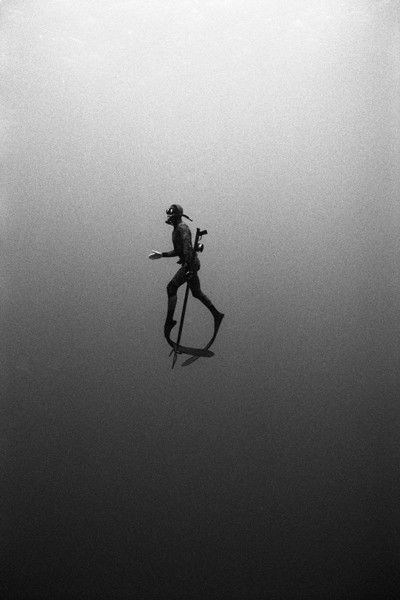
#> input picture 6.16/sea.jpg, 400 x 600 px
$ python decoder_image.py
#> lines starting #> are read from the running program, lines starting #| are printed output that depends on the picture
from PIL import Image, ImageDraw, ImageFont
import numpy as np


# IMAGE AFTER QUANTIZATION (DIVISION)
#                4     pixel_array
def quantization(int1, quant_array):
    for i in range(height):
        quant_array[i][:] = [x / int1 for x in quant_array[i]]         # division all elements in array for quantization
    print('\n\n\n\n  After the quantization\n', quant_array)         # print the quantum array
    im = Image.fromarray(quant_array)   # retrieve data from quantum array back to image

    type_font = ImageFont.truetype("arial.ttf", 20)
    draw = ImageDraw.Draw(im)
    draw.text(xy=(120, 0), text="Quantize Image", fill=(255, 69, 0), font=type_font)

    im.show()
    return quant_array


# RECOVER IMAGE FROM QUANTIZATION
#
def de_quantization(int2, recover_img):
    for i in range(height):
        recover_img[i][:] = [x * int2 for x in recover_img[i]]
    # print(recover_img)
    # print('\n\n\n\n Recover from quantization\n', recover_img)
    im = Image.fromarray(recover_img)

    type_font = ImageFont.truetype("arial.ttf", 20)
    draw = ImageDraw.Draw(im)
    draw.text(xy=(80, 0), text="De-Quantize Image", fill=(255, 69, 0), font=type_font)

    im.show()
    return recover_img


def encoder(enco_array):  # encode array
    encoded = ' ' + str(enco_array[0, 0][0]) + ';' + str(enco_array[0, 0][1]) + ';' + str(enco_array[0, 0][2]) + ''
    i = 0
    j = 1
    while i < height:
        if i == 0:
            before = enco_array[i, j-1]  # previous pixel
        else:
            before = enco_array[i-1, j]

        while j < width:
            present = enco_array[i, j]  # current pixel
            if not (before == present).all():
                encoded += '-'+str(i) + ';' + str(j) + '|' + str(present[0]) + ';' + str(present[1]) + ';' + str(present[2])
            before = present
            j += 1
        j = 0
        i += 1
    encoded += '-' + str(height - 1) + ';' + str(width - 1)
    return encoded


def decoder(encoded):
    row_end = False
    decode = np.zeros((height, width, 3), dtype=np.uint8)
    encoded_array = encoded.split('|')
    present = 0
    pre_col = 0  # previous column
    for i in encoded_array:
        i = i.split('-')
        range = i[1].split(';')  # get the range of the RGB value
        col = int(range[0])  # get the column that the next value starts
        end = int(range[1])  # get the row index of the next value- end of current line
        rgb = i[0].split(';')  # get the rgb value

        # check if there is value on the next column
        if present <= width and col > pre_col:
            col = pre_col
            end = width
            row_end = True

        # check if there are still pixel to check  (?)
        while present < end:
            decode[col][present] = np.array(rgb)
            if row_end and range[1] != 0 and present == width-1:
                present = 0
                end = int(range[1])
                col = int(range[0])
                row_end = False
            else:
                present += 1
            pre_col = col

    return decode


# ------------------------------------------------------------------ #

# Load image

image = Image.open('sea.jpg', 'r')
#> image is the input picture: PIL image 400x600 RGB; min 0, max 254, mean 120.9
height = image.height
#> height = 600
width = image.width
#> width = 400
pixel_array = np.array(image)

type_font = ImageFont.truetype("arial.ttf", 20)
draw = ImageDraw.Draw(image)
draw.text(xy=(120, 0), text="Original Image", fill=(255, 69, 0), font=type_font)

image.show()
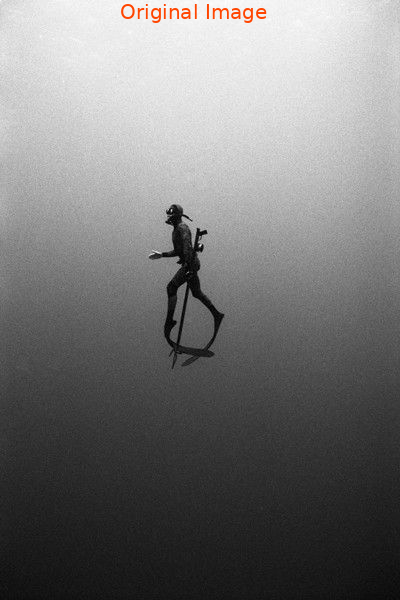
#> shown: PIL image 400x600 RGB; mean R, G, B 120.9, 120.4, 120.2
# IMAGE BEFORE QUANTIZATION
# print('Before quantization\n', pixel_array, '\n\n\n')      # εκτυπώνω

# QUANTIZATION OF IMAGE
quant_array = quantization(10, pixel_array)
#> (printed output is left out)
#> in quantization, `im.show()`:
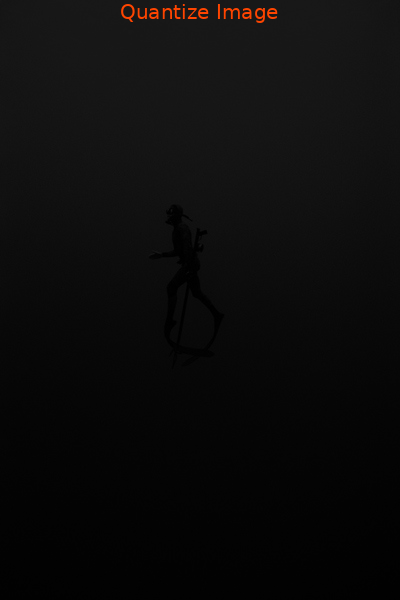
#> shown: PIL image 400x600 RGB; mean R, G, B 12.3, 11.8, 11.6

# ENCODE THE QUANTIZE IMAGE
result_encoder = encoder(quant_array)
#> in encoder, `encoded = ' ' + str(enco_array[0, 0][0]) + ';' + str(enco_array[0, 0][..`: encoded = ' 24;24;24'
#> the loop in encoder, `while i < height:` made 600 passes
#> after the loop in encoder, `while i < height:`: i = 600

# DECODE THE PREVIOUS ENCODING
result_decoder = decoder(result_encoder)

# MAKE THE IMAGE FROM THE DECODING
newImg = de_quantization(10, result_decoder)  # η συνάρτηση de_quantization έχει την τιμή της επαναφοράς μετά την κβάντιση (παρατηρείται μικρή διαφορά)
#> in de_quantization, `im.show()`:
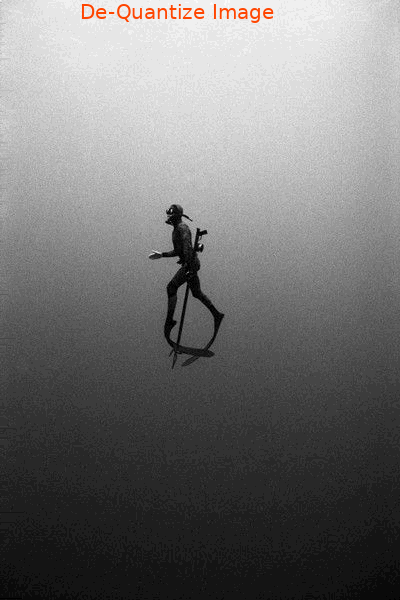
#> shown: PIL image 400x600 RGB; mean R, G, B 116.4, 115.8, 115.5

# CREATE AND SHOW THE IMAGE FROM THE DE-QUANTIZATION
img = Image.fromarray(newImg)

type_font = ImageFont.truetype("arial.ttf", 20)
draw = ImageDraw.Draw(img)
draw.text(xy=(90, 0), text="Create Image from text", fill=(255, 69, 0), font=type_font)

img.show()
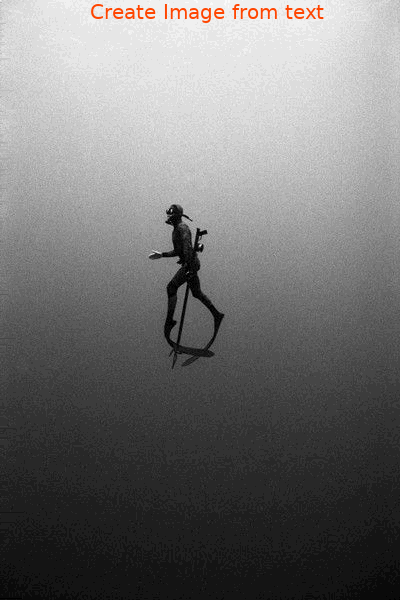
#> shown: PIL image 400x600 RGB; mean R, G, B 116.4, 115.7, 115.4

with open('apotelesmata_11.txt', 'w') as text:
    print(result_encoder, file=text)
